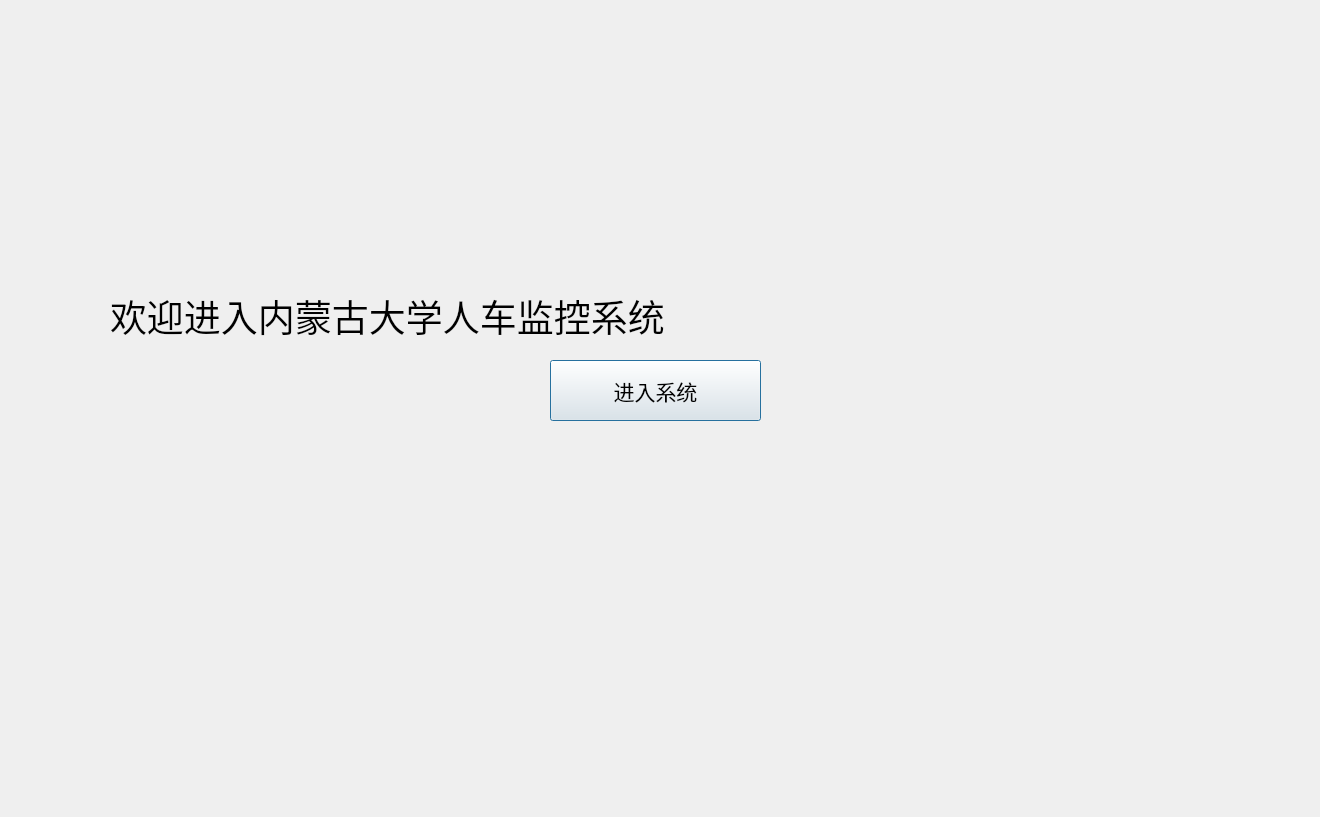
<?xml version="1.0" encoding="UTF-8"?>
<ui version="4.0">
 <class>Dialog</class>
 <widget class="QDialog" name="Dialog">
  <property name="geometry">
   <rect>
    <x>0</x>
    <y>0</y>
    <width>1320</width>
    <height>817</height>
   </rect>
  </property>
  <property name="windowTitle">
   <string>Dialog</string>
  </property>
  <widget class="QLabel" name="title">
   <property name="geometry">
    <rect>
     <x>110</x>
     <y>240</y>
     <width>1051</width>
     <height>151</height>
    </rect>
   </property>
   <property name="font">
    <font>
     <pointsize>28</pointsize>
    </font>
   </property>
   <property name="alignment">
    <set align="Qt::AlignCenter"/>
   </property>
   <property name="text">
    <string>欢迎进入内蒙古大学人车监控系统</string>
   </property>
  </widget>
  <widget class="QPushButton" name="go">
   <property name="geometry">
    <rect>
     <x>550</x>
     <y>360</y>
     <width>211</width>
     <height>61</height>
    </rect>
   </property>
   <property name="font">
    <font>
     <pointsize>16</pointsize>
    </font>
   </property>
   <property name="text">
    <string>进入系统</string>
   </property>
  </widget>
 </widget>
 <resources/>
 <connections/>
</ui>
